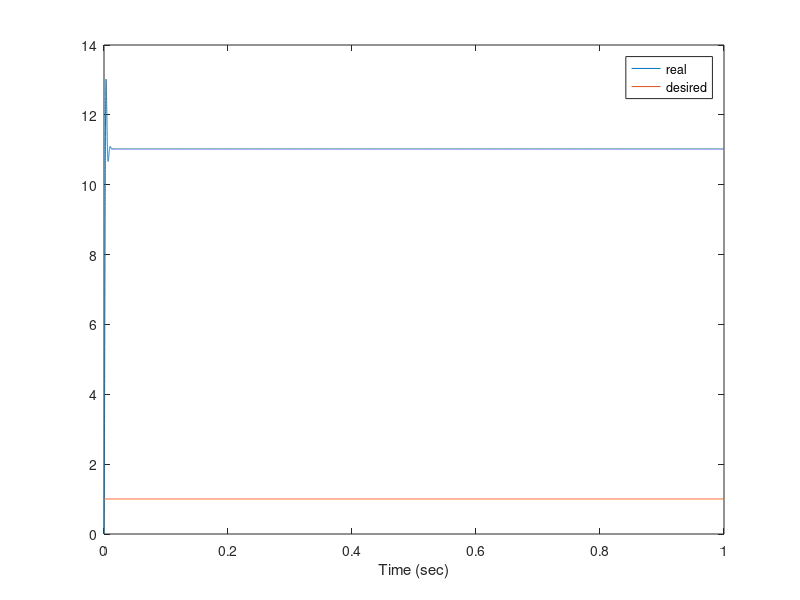
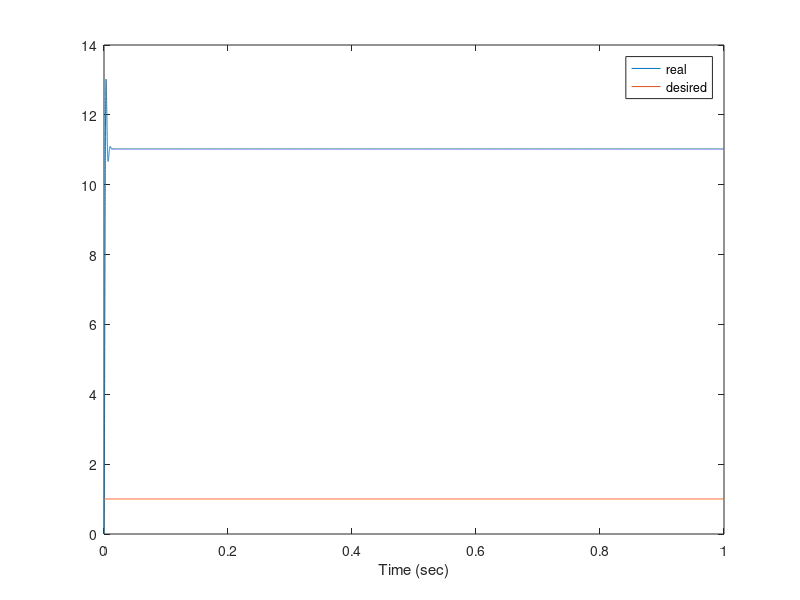
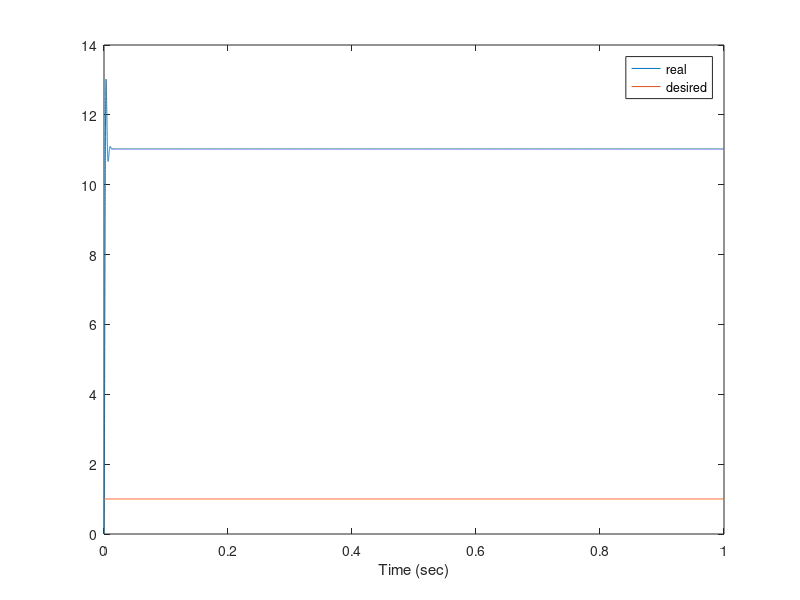

The MATLAB source for these figures, in order:
%% Setting up workspace
close all; % Close all figures and windows
clear; % Clear workspace
clc; % Clears screen
%% Initializing parameters
tf = 1; % Final time in simulation
T = 2e-5; % Sample rate
t = 0:T:tf; % Time vector

n_m = 2; % Number of states
m_m = 1; % Number of measurements
p_m = 1; % Number of inputs
num_m=4; %Number of Motors
J = 0.001;
b = 1;
K_m = 1.05;
R = 0.04;
L = 0.001;
A_c=[-b/J K_m/J;-K_m/L -R/L];
B_c=[0; 1/L];
C_c=[1 0];
A_d=A_c*T+eye(n_m); %discrete system matrix
B_d=B_c*T; %Discrete input matrix
C_d=C_c; %Discrete Measurement Matrix
A_m=blkdiag(A_d,A_d,A_d,A_d);
B_m=blkdiag(B_d,B_d,B_d,B_d);
C_m=blkdiag(C_d,C_d,C_d,C_d); %Measurement Matrix

x_m = zeros(n_m*num_m, length(t)); % Initializes states to zero
z_m = zeros(m_m*num_m, length(t)); % Initializes measurements to zero
u_m = randn(p_m*num_m, length(t)); % Random input
e_m= z_m;
e_d_m=0;
eint_m=0;

K_p=-100;
K_d=-1;
K_i=-100;

%% Set initial conditions

for k=1:length(t) %Fill in desired path
     x_d(:,k)=[1;1;1;1]; %stabilize to the origin
end

x(:,1)=[0;0;0;0]; %any initial condition
%x(:,1)=x_d(:,1); %start at the proper position

z(:,1)=x(:,1); %set first measurement


%% Simulate dynamics (for loop)
for k = 1:length(t)-1 % For loop that simulates 1 second
    
    
    e_m(:,k)=z_m(:,k)-x_d(:,k);
    eint_m=sum(e_m,2)*T;
    if k>2/T %calculate integral error term over previous 2 seconds
        eint_m=sum(e_m(:,k-2/T:k),2);
    end
    if k~=1
       e_d_m = (e_m(:,k)-e_m(:,k-1))/T;
    end
    u_m(:,k+1)=K_p*e_m(:,k)+K_d*e_d_m+K_i*eint_m;%calculate voltages for each motor
    if abs(max(u_m(:,k+1)))>12
       u_m(:,k+1)= u_m(:,k+1)/abs(max(u_m(:,k+1)))*12;
       k
    end
    
    u_m(:,k+1)=[12;12;12;12];%force linear controller
    
    u_m(:,k+1);
    
    x_m(:,k+1)=A_m*x_m(:,k)+B_m*u_m(:,k+1);
    z_m(:,k+1)=C_m*x_m(:,k+1);
    
    x_m(:,k+1);
end


figure; plot(t, z_m(1,:));hold on;plot(t, x_d(1,:)); xlabel('Time (sec)');hold off;legend('real','desired') % Plots position with time
figure; plot(t, z_m(2,:));hold on;plot(t, x_d(2,:)); xlabel('Time (sec)');hold off;legend('real','desired') % Plots velocity with time
figure; plot(t, z_m(3,:));hold on;plot(t, x_d(3,:)); xlabel('Time (sec)');hold off;legend('real','desired') % Plots acceleration with time


% J = 0.0001;
% b = 0.001;
% K = 105;
% R = 10;
% L = 0.01;
% s = tf('s');
% P_motor = K/((J*s+b)*(L*s+R)+K^2);
% 
% Kp = 100;
% Ki = 200;
% Kd = 10;
% C = pid(Kp,Ki,Kd);
% sys_cl = feedback(C*P_motor,1);
% step(sys_cl, 0:0.01:4)
% grid
% title('PID Control with Large Ki and Large Kd')